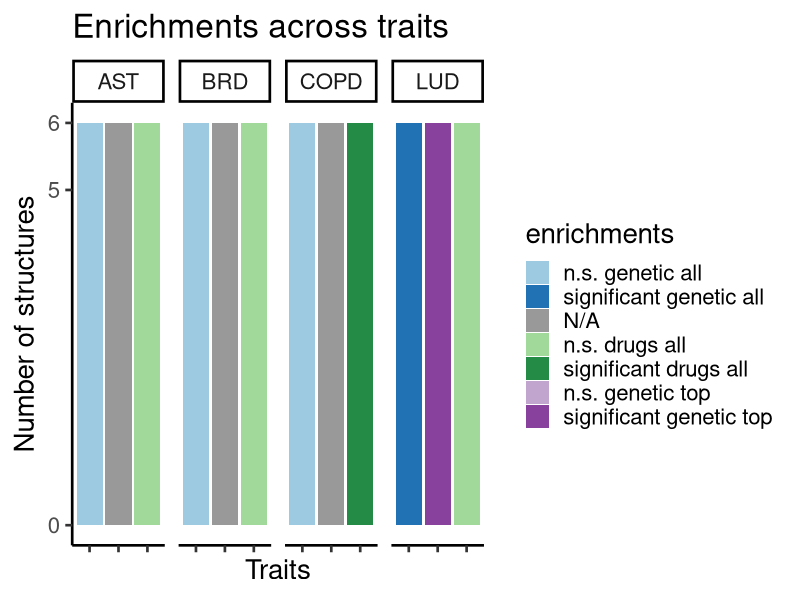

This figure's R source:
## ---- chunk 1
library(ggplot2)
## ---- chunk 2
mydata <- read.csv("Enrichments_barplot_HLA_Parenchyma_A48.csv", sep = ";")
## ---- chunk 3
enrichments <- mydata$Enrichment
trait <- mydata$Trait
number_of_structures <- as.numeric(mydata$Structures)
geneset <- mydata$Gene.set
factor_lvl <- 1:length(mydata[,1])
## ---- chunk 4
enrichments <- factor(enrichments, levels = rev(unique(enrichments)))
geneset <- factor(geneset, levels = unique(geneset))
trait <- factor(trait, levels = unique(trait))

## ---- chunk 5
# creating data frame 
enriched_proportions <- data.frame(number_of_structures,trait,enrichments,geneset,factor_lvl)

## ---- chunk 6
p1 <-   ggplot(enriched_proportions, aes(x=geneset, y=number_of_structures, fill = enrichments)) +
    geom_bar(stat="identity", position = "stack") +
    scale_y_continuous(breaks = c(0,5,6)) + #,limits = c(0,20)) +
    #geom_text(size = 6, position = position_stack(vjust = 0.75),aes(label = number_of_structures)) +
    facet_wrap(~ trait, ncol = 12) +
    labs(title="Enrichments across traits") +
    xlab("Traits") +
    ylab("Number of structures") +
    theme_classic(base_size = 20) +
    theme(axis.text.x=element_blank()) +
    scale_fill_manual(values=c("#88419D","#C2A5CF","#238B45", "#A1D99B","grey60","#2171B5","#9ECAE1")) +
    #coord_flip() +
    guides(fill = guide_legend(reverse = T))

p1
## ---- chunk 7
sessionInfo()
